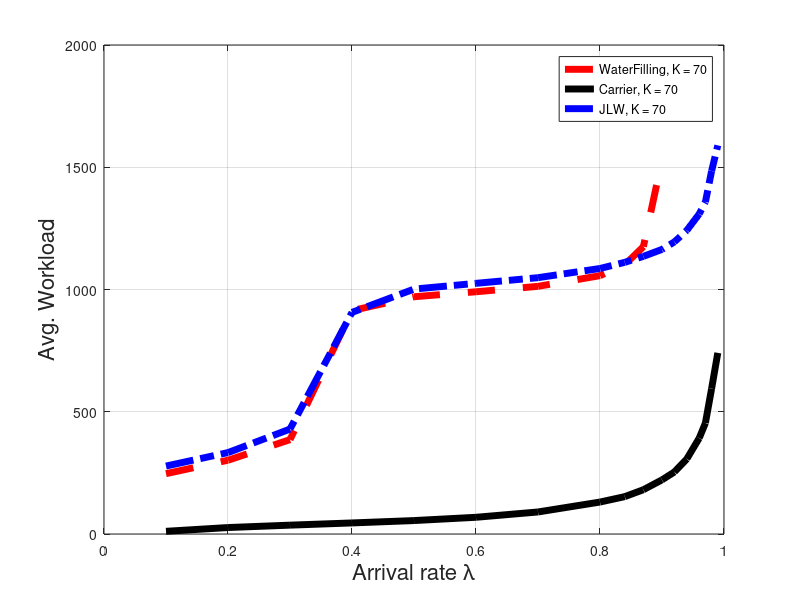

Recreate this plot in MATLAB.
%% THIS ONE IS WHEN POWER WEIGHT K = 70
%% WE CAN SEE THE DIFFERENCE IS PRETTY OBVIOUS
%% TO BE STABLE OR TO BE SAVING
%% NEW ALGORITHM IS PRETTY WISE ON THIS POINT

WF=[ 0.1	  246.715145	    2.732726	 290.1180359
 0.2	  301.731813	    5.180912	 342.6373462
 0.3	  385.848574	     5.94138	 392.6732211
 0.4	  913.675391	    8.006575	 659.1950556
 0.5	   970.30143	   11.609035	 682.0470042
 0.6	  990.702507	    14.06421	  701.952631
 0.7	 1012.942001	   15.385315	 724.2227208
 0.8	 1056.577056	    15.89795	 742.0197336
0.84	 1101.856089	    15.96439	 754.0291217
0.87	 1175.214133	   15.989085	 776.6201101
 0.9	 1530.722755	   15.996505	 920.7238191];

JLW=[ 0.1	  277.887861	    2.850852	 213.0735621
 0.2	  332.978974	    5.309137	 147.0009015
 0.3	  429.148096	    5.960875	 161.2590379
 0.4	  906.423824	     7.25666	  367.324022
 0.5	 1001.692319	   11.394835	 335.5803093
 0.6	 1025.175188	    14.00289	 290.7644616
 0.7	 1048.362048	    15.41102	 260.2730797
 0.8	   1085.9822	   15.899145	 243.0735469
0.84	 1111.113893	   15.961425	 241.8735078
0.87	 1135.584678	    15.98495	 242.2944333
 0.9	 1163.992588	    15.99002	 246.8698014
0.92	 1194.630575	    15.99595	 252.3860366
0.94	 1241.812893	    15.99634	 264.6595327
0.96	 1308.867582	    15.99721	 283.5460869
0.97	 1357.676465	    15.99703	 298.7859626
0.98	 1484.624173	    15.99721	 339.7549882
0.99	  1589.47675	    15.99607	 373.5744754];

CA=[ 0.1	   11.044816	    5.768552	 20.30925958
 0.2	   26.412935	   10.239022	 23.12439628
 0.3	   36.201361	   13.074054	 24.35065264
 0.4	   45.248691	   14.784443	 26.67259661
 0.5	   54.949609	   15.596061	 30.41959037
 0.6	   68.336641	   15.892614	 36.35780533
 0.7	   90.118316	    15.98023	 46.86992821
 0.8	   130.66228	   15.997987	 66.23075815
0.84	  152.893419	   15.999502	 76.80812787
0.87	  181.134332	   15.999724	 90.63542932
 0.9	  221.469282	   15.999898	 109.8238085
0.92	  253.633047	   15.999926	  124.965873
0.94	  306.992806	   15.999946	 150.8550961
0.96	  392.036037	   15.999948	 191.8705657
0.97	  453.825046	   15.999948	 222.1606669
0.98	  594.607836	   15.999948	 290.8041803
0.99	  740.843895	   15.999948	  361.376835];


figure(1)
hold on
plot(WF(:,1),(WF(:,2)),'r--','MarkerSize',10,'LineWidth',5);
plot(CA(:,1),(CA(:,2)),'k','MarkerSize',10,'LineWidth',5);
plot(JLW(:,1),(JLW(:,2)),'b-.','MarkerSize',10,'LineWidth',5);
xlabel('Arrival rate \lambda','FontSize',16)
ylabel('Avg. Workload','FontSize',16)
grid on
box on
legend('WaterFilling, K = 70','Carrier, K = 70','JLW, K = 70')
%axis([0.1 1 0 4])